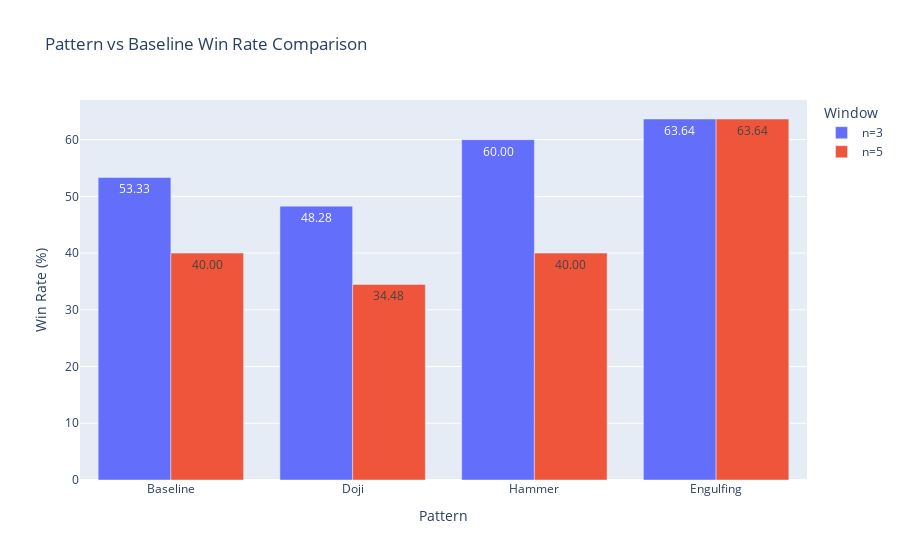

Source (notebook cell):
### Code cell
# Get win-rate dictionaries for both horizons
win_rates_3 = gather_all_win_rates(data_with_patterns, n=3)
win_rates_5 = gather_all_win_rates(data_with_patterns, n=5)

# Plot the grouped bar chart
plot_grouped_bar(win_rates_3, win_rates_5)

### Figure 1 — Plotly figure (JSON) as saved in the notebook; plotly's stock layout.template omitted (floating-point values rounded to 4 significant figures)
{"data": [{"alignmentgroup": "True", "hovertemplate": "Window=n=3<br>Pattern=%{x}<br>Win Rate (%)=%{y}<extra></extra>", "legendgroup": "n=3", "marker": {"color": "#636efa", "pattern": {"shape": ""}}, "name": "n=3", "offsetgroup": "n=3", "orientation": "v", "showlegend": true, "textposition": "auto", "texttemplate": "%{y:.2f}", "type": "bar", "x": ["Baseline", "Doji", "Hammer", "Engulfing"], "xaxis": "x", "y": [53.33, 48.28, 60.0, 63.64], "yaxis": "y"}, {"alignmentgroup": "True", "hovertemplate": "Window=n=5<br>Pattern=%{x}<br>Win Rate (%)=%{y}<extra></extra>", "legendgroup": "n=5", "marker": {"color": "#EF553B", "pattern": {"shape": ""}}, "name": "n=5", "offsetgroup": "n=5", "orientation": "v", "showlegend": true, "textposition": "auto", "texttemplate": "%{y:.2f}", "type": "bar", "x": ["Baseline", "Doji", "Hammer", "Engulfing"], "xaxis": "x", "y": [40.0, 34.48, 40.0, 63.64], "yaxis": "y"}], "layout": {"autosize": true, "barmode": "group", "legend": {"title": {"text": "Window"}, "tracegroupgap": 0}, "title": {"text": "Pattern vs Baseline Win Rate Comparison"}, "xaxis": {"anchor": "y", "autorange": true, "domain": [0, 1], "range": [-0.5, 3.5], "title": {"text": "Pattern"}, "type": "category"}, "yaxis": {"anchor": "x", "autorange": true, "domain": [0, 1], "range": [0, 66.99], "title": {"text": "Win Rate (%)"}, "type": "linear"}}}
